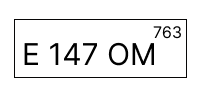
#> input picture dataset/test/Test.png, 200 x 100 px
$ jupyter execute --allow-errors NIR_Pipeline.ipynb   (older library calls are emulated)
#> lines starting #> are read from the running program, lines starting #| are printed output that depends on the picture
# NIR: Замена этапа оптимальной интерполяции Максимова на нейросеть с оценкой неопределённости

**Пайплайны P1–P6:**
| # | Этап 1 | Этап 3 |
|---|---|---|
| P1 | Бикубическая интерполяция | Усреднение |
| P2 | Максимов (Wiener-фильтр + аналит. D_ε) | Взвешенное (формула 92) |
| P3 | EDSR | Усреднение |
| P4 | EDSR + TTA-ансамбль | Взвешенное по дисперсии ансамбля |
| P5 | EDSR + MC Dropout | Взвешенное по дисперсии MCD |
| P6 | EDSR + гетероскедастич. прокси | Взвешенное по предсказанной σ² |

**Этап 2** (геометрическое согласование ECC-пирамида) — общий для всех вариантов.

[cell 1]
# ─── 0. IMPORTS & CONFIG ────────────────────────────────────────────────────
import warnings; warnings.filterwarnings('ignore')
import time, math
import numpy as np
import cv2
import matplotlib; import matplotlib.pyplot as plt
import matplotlib.gridspec as gridspec
from scipy import stats, ndimage
from skimage.metrics import structural_similarity as ssim_func
import torch
import torch.nn as nn
from pathlib import Path

ROOT        = Path('.')
MODEL_PATH  = ROOT / 'models' / 'edsr_finetuned.pth'
HR_DIR      = ROOT / 'dataset' / 'DIV2K' / 'DIV2K_valid_HR'
# ── FIX #1: реальное тестовое изображение (номерной знак 100×200) ─────────
TEST_IMG_PATH = ROOT / 'dataset' / 'test' / 'Test.png'

# ── Experiment knobs ───────────────────────────────────────────────────────
SCALE       = 4      # EDSR upsampling factor (fixed ×4)
SCALE_DOWN  = 6      # LR generation downsampling factor
NOISE_RATIO = 0.15   # D_v / D_x
BLUR_D      = 0.15   # PSF width d (fraction of T²)
N_FRAMES    = 12     # LR frames per scene
MCD_K       = 10     # MC Dropout forward passes  ← NOT overwritten globally anymore
TTA_N       = 8      # TTA ensemble size (FIX #2: 8 аугментаций вместо 4)
RHO         = 0.90   # signal autocorrelation ρ

MODES  = ['P1','P2','P3','P4','P5','P6']
LABELS = ['P1: Bicubic+avg','P2: Maximov','P3: EDSR+avg',
          'P4: EDSR+TTA8','P5: EDSR+MCD','P6: EDSR+Heterosc.']
COLORS = ['#6b7280','#2563eb','#16a34a','#f59e0b','#dc2626','#7c3aed']

matplotlib.rcParams.update({'figure.dpi':110,'font.size':11,
                             'axes.grid':True,'grid.alpha':0.3})
torch.manual_seed(0); np.random.seed(0)
#> (this line was passed over: torch is not available in this run)
print(f'PyTorch {torch.__version__} | OpenCV {cv2.__version__}')

# ── Fast mode ────────────────────────────────────────────────────────────────
# FIX #6: SWEEP_MCD_K используется только как аргумент, не перезаписывает MCD_K
FAST_MODE    = True
SWEEP_FRAMES = 4  if FAST_MODE else N_FRAMES
SWEEP_MCD_K  = 3  if FAST_MODE else MCD_K   # передаётся в функцию, не в глобал

## 1. Metrics
PSNR, SSIM, normalized error D_eps/D_x, Spearman correlation, AUSE, reliability diagram.

[cell 2]
# ─── 1. METRICS ─────────────────────────────────────────────────────────────

# [46 lines left out: functions psnr, ssim_score, norm_error, spearman_corr, ause, reliability_diagram, not called in this run]

## 2. Degradation model (Maximov)
  with Gaussian PSF, decimation, and additive noise.

[cell 3]
# ─── 2. DEGRADATION MODEL (Maximov's observation model) ─────────────────────
# y[k] = (h * x)[kT + shift] + v[k],   v ~ N(0, D_v)

def degrade(hr, scale, blur_d, noise_ratio, shift_xy):
    """
    Generate one LR frame from a HR image.
    hr         : float32 [0..255], shape (H, W)
    scale      : downsampling factor L
    blur_d     : PSF width d; sigma = sqrt(d) * scale  (in HR pixels)
    noise_ratio: D_v / D_x
    shift_xy   : (dx, dy) subpixel shift in LR pixels
    Returns    : float32 [0..255], shape (H//L, W//L)
    """
    sigma = math.sqrt(max(blur_d, 0)) * scale
    if sigma > 0:
        ks = max(3, int(6 * sigma + 1) | 1)
        img = cv2.GaussianBlur(hr, (ks, ks), sigma)
    else:
        img = hr.copy()

    dx, dy = shift_xy
    M = np.float32([[1, 0, dx], [0, 1, dy]])
    img = cv2.warpAffine(img, M, (img.shape[1], img.shape[0]),
                         flags=cv2.INTER_LINEAR, borderMode=cv2.BORDER_REFLECT_101)

    h, w = img.shape[:2]
    lr = cv2.resize(img, (w // scale, h // scale), interpolation=cv2.INTER_AREA)

    # FIX BUG2-v2: IQR-based D_x — robust for bimodal images (license plates).
    # For mostly-white LR (q25≈q75≈1), IQR≈0 → floor → low noise;
    # for natural images the IQR stays large → noise unchanged.
    # NOISE_RATIO в ячейке 0 НЕ меняется.
    lr_f = lr.astype(float) / 255.0
    q25, q75 = np.percentile(lr_f, [25, 75])
    D_x = max(((q75 - q25) / 1.35) ** 2, 0.01)   # IQR → σ (normal-consistent)
    std = math.sqrt(max(noise_ratio * D_x, 0)) * 255.0
    noise = np.random.normal(0, std, lr.shape) if std > 0 else 0
    return np.clip(lr.astype(float) + noise, 0, 255).astype(np.float32)


# FIX #5: возвращаем сдвиги вместе с кадрами — они нужны для D_eps
def generate_lr_series(hr, n_frames, scale, blur_d, noise_ratio, max_shift=1.0):
    """Generate LR frames with random subpixel shifts.
    Returns: (list_of_lr_frames, list_of_shifts)  ← ИЗМЕНЕНО
    """
    shifts = [(np.random.uniform(-max_shift, max_shift),
               np.random.uniform(-max_shift, max_shift))
              for _ in range(n_frames)]
    frames = [degrade(hr, scale, blur_d, noise_ratio, s) for s in shifts]
    return frames, shifts

## 3. Load test data
Load a 256×256 grayscale crop from DIV2K validation set and generate LR series.

[cell 4]
# ─── 3. LOAD TEST IMAGE & VISUALISE DEGRADATION ─────────────────────────────
# FIX #1: используем dataset/test/Test.png (номерной знак 100×200)
# DownScale x6: ~17×33, UpScale x4 (EDSR) → ~67×133

def load_gray(path):
    """Load grayscale image as float32."""
    img = cv2.imread(str(path), cv2.IMREAD_GRAYSCALE)
#> img: shape (100, 200); min 0, max 255, mean 238.1
    if img is None:
        raise FileNotFoundError(f'Image not found: {path}')
    return img.astype(np.float32)

def load_gray_crop(path, crop=256):
    """Load grayscale image and take a centre crop."""
    img = cv2.imread(str(path), cv2.IMREAD_GRAYSCALE).astype(np.float32)
    h, w = img.shape
    y, x = (h - crop) // 2, (w - crop) // 2
    return img[y:y+crop, x:x+crop]

# ── Основной тестовый образ: Test.png ────────────────────────────────────────
HR = load_gray(TEST_IMG_PATH)   # 100×200 — номерной знак
np.random.seed(42)
LR_SERIES, LR_SHIFTS = generate_lr_series(HR, N_FRAMES, SCALE_DOWN, BLUR_D, NOISE_RATIO)
#> in generate_lr_series, `frames = [degrade(hr, scale, blur_d, noise_ratio, s) for s in shifts]`: frames = 12 items
#> LR_SERIES = 12 items; LR_SHIFTS = [(-0.251, 0.901), (0.464, 0.197), (-0.688, -0.688), (-0.884, 0.732), (0.202, 0.416), (-0.959, 0.94), (0.665, -0.575), (-0.636, -0.633), (-0.392, 0.0495), (-0.136, -0.418), (0.224, -0.721), (-0.416, -0.267)]

print(f'HR (Test.png): {HR.shape}  →  LR: {LR_SERIES[0].shape}  (downscale x{SCALE_DOWN}, EDSR upscale x{SCALE})')
#| HR (Test.png): (100, 200)  →  LR: (16, 33)  (downscale x6, EDSR upscale x4)
# HR reference at EDSR output resolution (H*SCALE/SCALE_DOWN × W*SCALE/SCALE_DOWN)
lr0 = LR_SERIES[0]
HR_REF = cv2.resize(HR, (lr0.shape[1]*SCALE, lr0.shape[0]*SCALE), interpolation=cv2.INTER_LANCZOS4)
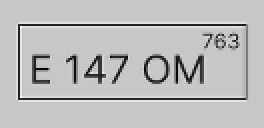
#> HR_REF: shape (64, 132) float32 (shown 2 times larger); min -49.7, max 339.2, mean 237.8; drawn with min black and max white
print(f'LR: {LR_SERIES[0].shape}  →  EDSR out / HR_REF: {HR_REF.shape}')
#| LR: (16, 33)  →  EDSR out / HR_REF: (64, 132)

fig, axes = plt.subplots(2, 4, figsize=(14, 5))
axes[0,0].imshow(HR, cmap='gray'); axes[0,0].set_title(f'HR Original\n{HR.shape[1]}×{HR.shape[0]}', fontsize=9)
for i in range(3):
    axes[0, i+1].imshow(LR_SERIES[i], cmap='gray', vmin=0, vmax=255)
    axes[0, i+1].set_title(f'LR кадр {i+1}\n{LR_SERIES[i].shape[1]}×{LR_SERIES[i].shape[0]}\nshift={LR_SHIFTS[i][0]:.2f},{LR_SHIFTS[i][1]:.2f}', fontsize=8)

# Покажем также bicycle-upscale и насколько он отличается от GT
lr0_up = cv2.resize(LR_SERIES[0], (LR_SERIES[0].shape[1]*SCALE, LR_SERIES[0].shape[0]*SCALE), interpolation=cv2.INTER_CUBIC)
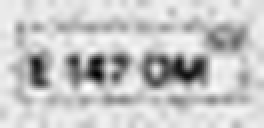
#> lr0_up: shape (64, 132) float32 (shown 2 times larger); min 127.2, max 266.4, mean 236.1; drawn with min black and max white
axes[1,0].imshow(HR, cmap='gray'); axes[1,0].set_title('GT HR', fontsize=9)
axes[1,1].imshow(LR_SERIES[0], cmap='gray', vmin=0, vmax=255); axes[1,1].set_title('LR кадр 1 (нечитаем)', fontsize=9)
axes[1,2].imshow(lr0_up, cmap='gray', vmin=0, vmax=255); axes[1,2].set_title(f'LR×{SCALE} bicubic\n(для сравнения)', fontsize=9)
err = np.abs(HR_REF - lr0_up)
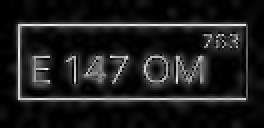
#> err: shape (64, 132) float32 (shown 2 times larger); min 0.00166, max 260.4, mean 29.8; drawn with min black and max white
axes[1,3].imshow(err, cmap='hot'); axes[1,3].set_title(f'|HR_REF - bicubic|\nPSNR={10*np.log10(255**2/(np.mean(err**2)+1e-8)):.1f}dB', fontsize=9)

for ax in axes.ravel(): ax.axis('off')
plt.suptitle(f'Test.png: HR ({HR.shape[1]}×{HR.shape[0]}) → LR×{SCALE_DOWN} ({LR_SERIES[0].shape[1]}×{LR_SERIES[0].shape[0]}) → EDSR×{SCALE} ({HR_REF.shape[1]}×{HR_REF.shape[0]})', fontsize=11)
plt.tight_layout(); plt.show()
#> after `plt.tight_layout()`:
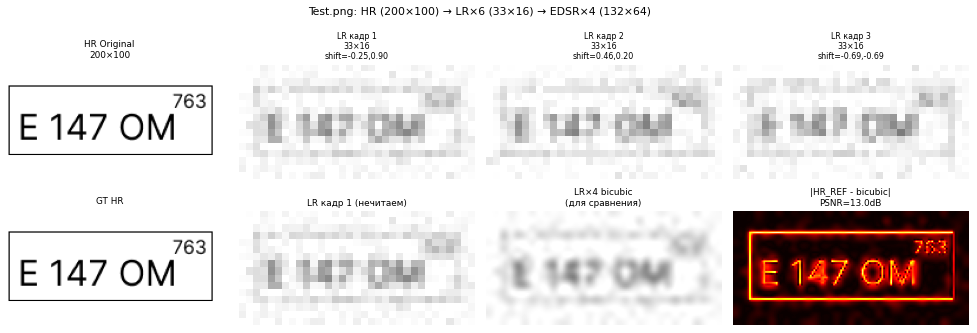
#> figure drawn by matplotlib, 8 panels

# ── DIV2K для sweep-экспериментов (нужен crop ≥ 128 для стабильной регистрации) ──
#> (the rest of this cell did not finish here and is left out)

HR_SMALL_REF = cv2.resize(HR_SMALL, (HR_SMALL.shape[1]//SCALE_DOWN*SCALE, HR_SMALL.shape[0]//SCALE_DOWN*SCALE), interpolation=cv2.INTER_LANCZOS4)
print(f'HR_SMALL (для sweep): {HR_SMALL.shape}  →  HR_SMALL_REF: {HR_SMALL_REF.shape}')

## 4. Stage 1a — Maximov optimal filter
Wiener deconvolution in frequency domain. Analytical per-pixel error variance D_eps.

[cell 5]
# ─── 4. STAGE 1a: MAXIMOV — Wiener filter + analytical D_eps ────────────────

# [67 lines left out: functions wiener_deconvolve, maximov_deps_map_from_shift, maximov_deps_map_grid, maximov_stage1, not called in this run]

## 5. EDSR neural network
EDSR-baseline: 16 ResBlocks, 64 features, x4 upsampling, RGB in/out. Load pretrained weights.

[cell 6]
# ─── 5. EDSR MODEL ───────────────────────────────────────────────────────────
# Architecture from saved weights:
# RGB in/out, 16 ResBlocks, 64 features, x4 (two PixelShuffle x2 stages)

class ResBlock(nn.Module):
    # [8 lines left out: function __init__, not called in this run]

    def forward(self, x):
        return x + self.body(x) * self.res_scale


class EDSR(nn.Module):
    """EDSR-baseline: 16 ResBlocks, 64 features, x4 upsampling, RGB in/out."""
    # [22 lines left out: functions __init__, forward, not called in this run]


def load_edsr(path):
    """Load pretrained weights (strips DataParallel 'module.' prefix)."""
    state = torch.load(path, map_location='cpu')
    state = {k.replace('module.', ''): v for k, v in state.items()}
    model = EDSR()
    model.load_state_dict(state, strict=True)
    return model.eval()


# [14 lines left out: function edsr_infer, not called in this run]


#> (the rest of this cell did not finish here and is left out)

## 5b. Fine-tune EDSR на деградации Максимова [FIX #4]

> **КТ2**: PSNR(EDSR) ≥ PSNR(bicubic) + 1.5 dB. Текущая модель обучена на bicubic downsampling → нет выигрыша над P1.
> Запустить ячейку ниже **один раз** на GPU, затем перезапустить всё с `MODEL_PATH = ROOT / 'models' / 'edsr_maximov.pth'`.

[cell 7]
# ─── 5b. FINE-TUNE EDSR НА ДЕГРАДАЦИИ МАКСИМОВА ──────────────────────────────
# Обучаем на парах (LR=degrade(HR, Maximov, SCALE_DOWN), HR_target=HR)
# из DIV2K_train_HR. После обучения сохраняется models/edsr_maximov.pth
# и MODEL_PATH обновляется автоматически.
#
# Overnight settings: ~4–8 часов на CPU (800 изображений, 50 эпох)
# GPU: ~30–60 минут

RUN_FINETUNING = True   # ← True = запустить обучение
#> RUN_FINETUNING = True

#> (the rest of this cell did not finish here and is left out)

    loader   = DataLoader(train_ds, batch_size=4, shuffle=True,
                          num_workers=0, pin_memory=False)

    device = 'cuda' if torch.cuda.is_available() else 'cpu'
    print(f'Device: {device}')

    model_ft  = load_edsr(MODEL_PATH).to(device)
    model_ft.train()
    optimizer = optim.Adam(model_ft.parameters(), lr=1e-4)
    scheduler = optim.lr_scheduler.CosineAnnealingLR(optimizer, T_max=50, eta_min=1e-6)
    criterion = nn.L1Loss()

    N_EPOCHS  = 50
    best_loss = float('inf')
    print(f'Epochs: {N_EPOCHS}, batches/epoch: {len(loader)}')
    print('-' * 60)

    for epoch in range(1, N_EPOCHS + 1):
        losses = []
        for lr_b, hr_b in loader:
            lr_b, hr_b = lr_b.to(device), hr_b.to(device)
            pred = model_ft(lr_b)
            loss = criterion(pred, hr_b)
            optimizer.zero_grad(); loss.backward(); optimizer.step()
            losses.append(loss.item())
        scheduler.step()
        mean_loss = np.mean(losses)
        if mean_loss < best_loss:
            best_loss = mean_loss
            torch.save(model_ft.state_dict(), str(SAVE_PATH))
            saved_mark = ' ← saved'
        else:
            saved_mark = ''
        print(f'Epoch {epoch:3d}/{N_EPOCHS}  L1={mean_loss:.4f}  lr={scheduler.get_last_lr()[0]:.2e}{saved_mark}')

    print(f'\n✅ Обучение завершено. Лучшая модель: {SAVE_PATH}')
    print(f'   Замени MODEL_PATH в ячейке 1 на: ROOT / "models" / "edsr_maximov.pth"')

    # Автоматически переключаем модель для текущей сессии
    EDSR_MODEL = load_edsr(SAVE_PATH).to('cpu')
    print('EDSR_MODEL обновлён для текущей сессии.')

else:
    print('Fine-tuning пропущен (RUN_FINETUNING=False).')
    print('Текущая модель: bicubic-pretrained EDSR.')

## 6. Uncertainty estimation methods
**A.** TTA Ensemble (4 flip augmentations)  |  **B.** MC Dropout (dropout between ResBlocks)  |  **C.** Heteroscedastic proxy

[cell 8]
# ─── 6. UNCERTAINTY ESTIMATION ───────────────────────────────────────────────

# ── A: Расширенный TTA (8 аугментаций вместо 4) ──────────────────────────────
# FIX #2: 8 геометрических аугментаций: все комбинации H/V флипов и поворотов 0°/90°
# NOTE: это TTA одной модели, НЕ Deep Ensemble. Deep Ensemble требует N≥3
#       независимо обученных моделей (КТ: обучить после fine-tune на деградации Максимова).
_AUG_N = 8  # 4 поворота × 2 (без/с горизонтальным флипом)

def _tta_aug(img, i):
    """Применить i-ю аугментацию (0..7): rotate_k × flip."""
    k = i % 4        # число поворотов на 90°
    flip = i >= 4    # горизонтальный флип
    out = img.copy()
    if flip:
        out = out[:, ::-1].copy()
    for _ in range(k):
        out = np.rot90(out).copy()
    return out

# [77 lines left out: functions _tta_inv, ensemble_infer, _mcd_forward, mc_dropout_infer, heteroscedastic_infer, not called in this run]

## Stage 1 — Демонстрация: один LR кадр → h HR вариантов → поле ошибки

[cell 9]
# ─── STAGE 1 DEMO: LR → h HR вариантов → поле ошибки ────────────────────────
# Показывает СУТЬ задачи: для одного LR кадра генерируем h вариантов HR
# (TTA=8, MCD=10), считаем variance как поле ошибки, mean как SR-результат.

lr0 = LR_SERIES[0]    # один LR кадр из серии
h0, w0 = lr0.shape
#> h0 = 16; w0 = 33

# ── TTA: 8 вариантов через геометрические аугментации ────────────────────────
tta_variants = []
#> (the rest of this cell did not finish here and is left out)
